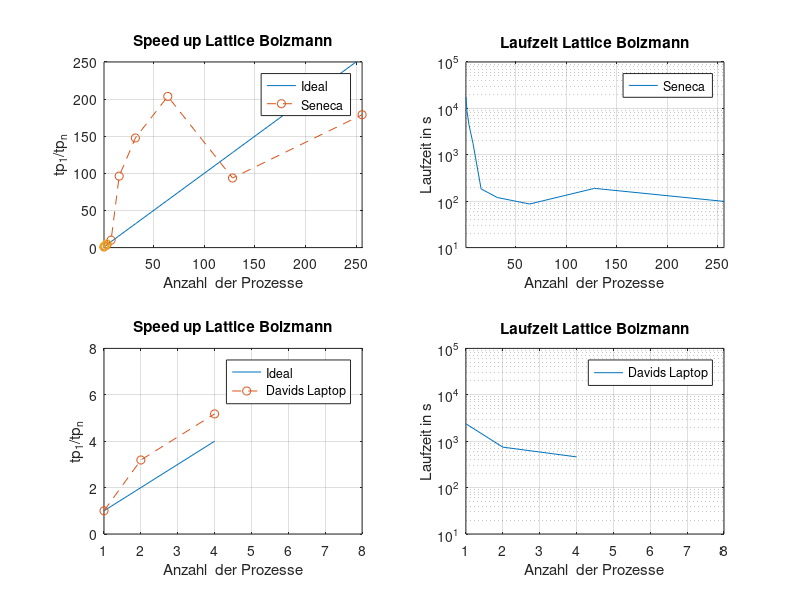

Source code (MATLAB):
clear all;
close all;

%Laufzeiten / Speedup Sceneca
%mpicc -O3 main.c -lm

%parallele Impl.:

%Tasks: 256
%real	1m39,968s
%user	122m35,182s
%sys	12m30,788s


%Tasks: 128
%real	3m9,188s
%user	250m44,834s
%sys	12m0,312s

%Tasks: 64
%
%real	1m27.786s
%user	83m6.947s
%sys	7m35.228s
%Tasks: 32
%
%real	2m0.132s
%user	60m53.493s
%sys	2m3.453s
%Tasks: 16
%
%real	3m4.466s
%user	48m12.823s
%sys	0m28.468s
%Tasks: 8
%
%real	29m23.821s
%user	234m45.401s
%sys	0m10.850s
%Tasks: 4
%
%real	74m20.943s
%user	297m11.468s
%sys	0m3.790s
%Tasks: 2
%
%real	149m27.370s
%user	298m47.527s
%sys	0m1.512s
%Tasks: 1
%
%real	295m16.595s
%user	295m11.247s
%sys	0m1.079s

%Laufzeiten / Speedup David Laptop
%mpicc -O3 main.c -lm

%parallele Impl.:
%Tasks: 1
%real	39m36,514s
%user	39m36,007s
%sys	0m0,081s
%Tasks: 2
%real	12m25,258s
%user	24m49,156s
%sys	0m0,543s
%Tasks: 4
%real	7m39,513s
%user	30m35,906s
%sys	0m0,510s


tp1=[295*60+16, 149*60+27, 74*60+20, 29*60+23, 3*60+4, 2*60, 1*60+27, 3*60+9, 1*60+39];
N1=[1, 2, 4, 8, 16, 32, 64, 128, 256];
s1= tp1(1)./tp1(:);

tp2=[39*60+36, 12*60+25, 7*60+39];
N2=[1, 2, 4];
s2= tp2(1)./tp2(:);

subplot(2,2,1)
plot(N1, N1); hold on;
plot(N1, s1, 'o--');
plot(N2, s2, 'o--');
xlim([1 256]);
ylim([0 250]);
legend('Ideal', 'Seneca');
title('Speed up Lattice Bolzmann');
xlabel('Anzahl  der Prozesse');
ylabel('tp_1/tp_n');
grid on;

subplot(2,2,2)
plot(N1,tp1);
set(gca, 'YScale', 'log')
title('Laufzeit Lattice Bolzmann');
legend('Seneca');
xlim([1 256]);
ylim([10 10^5]);
xlabel('Anzahl  der Prozesse');
ylabel('Laufzeit in s');
grid on;

subplot(2,2,3)
plot(N2, N2); hold on;
plot(N2, s2, 'o--');
xlim([1 8]);
ylim([0 8]);
legend('Ideal', 'Davids Laptop');
title('Speed up Lattice Bolzmann');
xlabel('Anzahl  der Prozesse');
ylabel('tp_1/tp_n');
grid on;

subplot(2,2,4)
plot(N2,tp2);
xlim([1 8]);
ylim([10 10^5]);
set(gca, 'YScale', 'log')
title('Laufzeit Lattice Bolzmann');
legend('Davids Laptop');
xlabel('Anzahl  der Prozesse');
ylabel('Laufzeit in s');
grid on;
